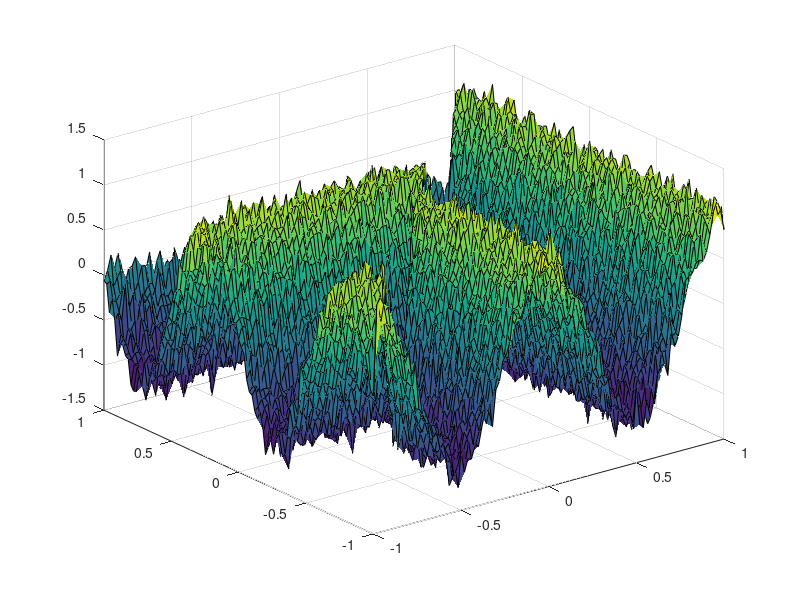
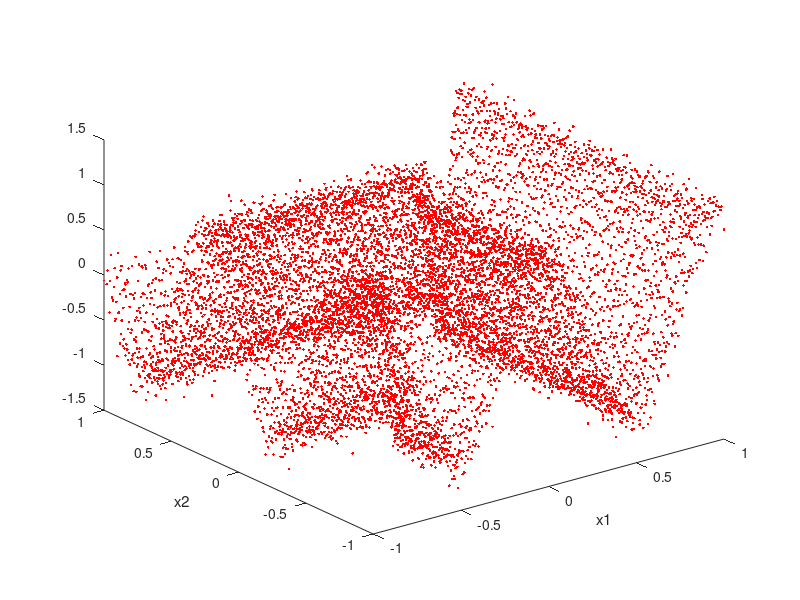
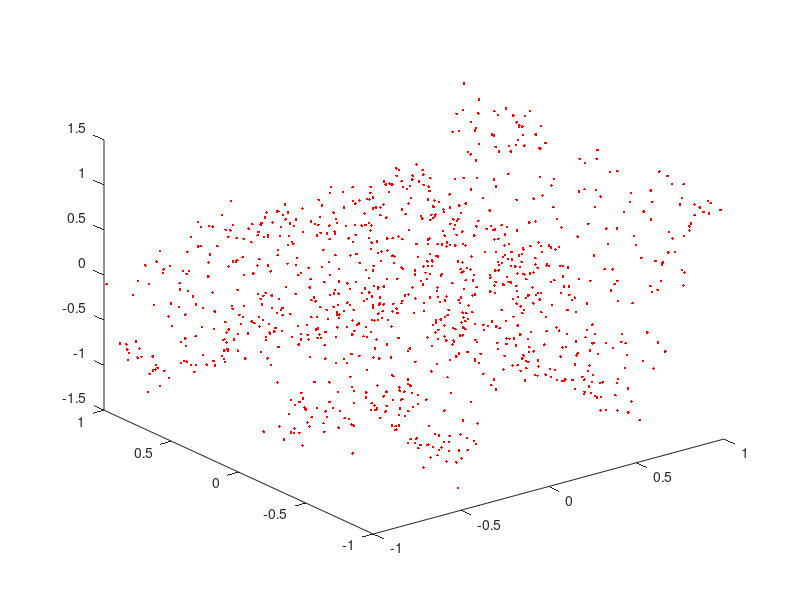

Here is the MATLAB script that generated these plots, in order:
clear all
close all

x1 = [-1:0.02:1];
x2 = [-1:0.02:1];

[xx1, xx2] = meshgrid(x1,x2);

for i=1:size(x1,2)
    for j=1:size(x2,2)
        if x1(i) >= x2(j)
            y(i,j) = sin(2*pi*x1(i));
        else
            y(i,j) = cos(2*pi*x2(j));
        end
    end
end

y = y + 0.1*randn(size(y,1));
figure;
surf(xx1,xx2,y);

X_all = [];
Y_all = [];
for i=1:size(xx1,1)
    for j=1:size(xx2,1)
        X_all = [X_all;xx1(i,j) xx2(i,j)];
        Y_all = [Y_all;y(i,j)];
    end
end

figure
plot3(X_all(:,1),X_all(:,2),Y_all,'.r');
xlabel('x1');
ylabel('x2');

sample_cnt = 1000;

idx = randperm(size(Y_all,1),sample_cnt);
X = X_all(idx',:);
Y = Y_all(idx');
% 
% X = [x1(idx1)' x2(idx2)'];
% 
% for i=1:sample_cnt
%     Y(i,1) = y(idx1(i),idx2(i));
% end

figure

figure
plot3(X(:,1), X(:,2), Y, '.r'); 

save('dataset1.mat','X','Y','X_all','Y_all');